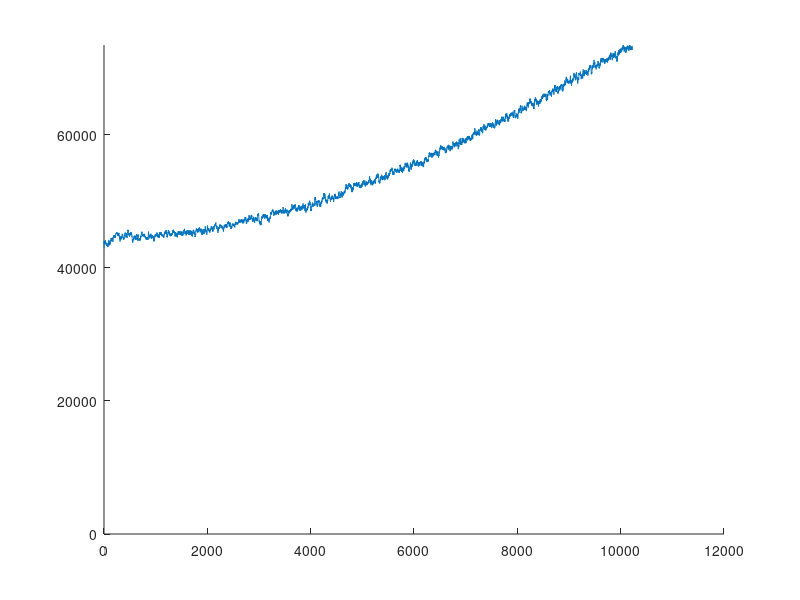

This chart was generated by the following MATLAB code: (Note: this script raises an error after producing the figure.)
#!/usr/bin/octave -q
hold 'on'
ylim("manual");

while 1
			 data = load('data.txt');
			 ylim([0 max(data)]);
			 plot(data);
			 sleep(1)
end

